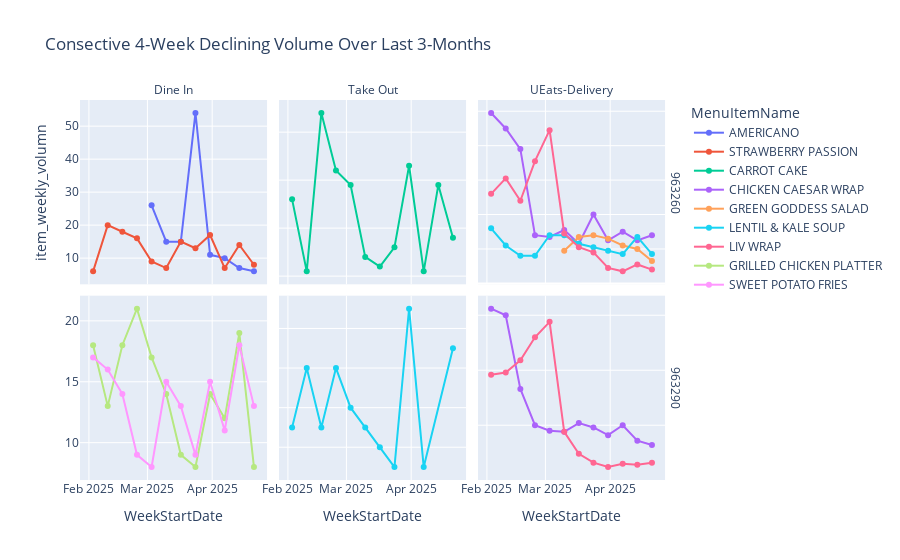

Notebook cell for this chart:
### Code cell
item_volume=items1.groupby(['StoreId',	'OrderType','WeekStartDate','MenuItemName']).sum().reset_index()


# # when we set thrshold >50 only ubereats filters=> the high irder volumn is from ubereats, so we use >0.85 to capture other orderlines
threshold = item_volume['item_weekly_volumn'].quantile(0.75)
# threshold=40
high_volume_items = item_volume[item_volume['item_weekly_volumn'] >= threshold]
print(high_volume_items['item_weekly_volumn'].describe())
high_volume_items.sort_values(by='item_weekly_volumn',ascending=False,inplace=True)
high_volume_items.MenuItemName.nunique()
high_volume_items=high_volume_items[high_volume_items['MenuItemName']!='IMMUNITY SHOT*']
# 4 weeks exective dclined 
import pandas as pd
def show_graph(filtered_df,weeks,months):
    fig = px.line(
        filtered_df,
        x='WeekStartDate',
        y='item_weekly_volumn',
        color='MenuItemName',  # Highlights decline segment vs normal

        facet_col='OrderType',
        facet_row='StoreId',
        markers=True,
        title=f'Consective {weeks}-Week Declining Volume Over Last {months}-Months'
    )

    # Clean subplot labels
    fig.for_each_annotation(lambda a: a.update(text=a.text.split("=")[-1]))
    fig.update_layout(
        annotations=[a for a in fig.layout.annotations if a.text not in ['StoreId', 'OrderType']],
        yaxis_title=None
    )
    fig.update_yaxes(matches=None)
    fig.show()

def x_weeks_consecutive_decline_y_month(df, weeks=4, months=3,show_graphs=True):
    """
    Flags each week's data for menu items that had `weeks` consecutive declines
    in the last `months` months.

    Returns original DataFrame with an added column 'DeclineFlag' = 'decline' or 'normal'
    """

    df = df.copy()
    df['WeekStartDate'] = pd.to_datetime(df['WeekStartDate'])

    # Time window: last Y months excluding the latest week
    max_week = df['WeekStartDate'].max()
    cutoff = max_week - pd.DateOffset(months=months)
    df_recent = df[
        (df['WeekStartDate'] >= cutoff) &
        (df['WeekStartDate'] < max_week)
    ].copy()

    # Sort for reliable comparison
    df_recent = df_recent.sort_values(['StoreId', 'OrderType', 'MenuItemName', 'WeekStartDate'])

    # Initialize flag column
    df_recent['DeclineFlag'] = 'normal'

    # Define logic to find and flag X consecutive declining weeks
    def flag_consecutive_declines(group):
        vols = group['item_weekly_volumn'].values
        flags = ['normal'] * len(vols)
        count = 0

        for i in range(1, len(vols)):
            if vols[i] < vols[i - 1]:
                count += 1
                if count >= weeks:
                    # Mark the last `weeks` rows as 'decline'
                    for j in range(i - weeks + 1, i + 1):
                        flags[j] = 'decline'
            else:
                count = 0

        group['DeclineFlag'] = flags
        return group

    # Apply per item
    flagged_df = df_recent.groupby(['StoreId', 'OrderType', 'MenuItemName'], group_keys=False).apply(flag_consecutive_declines)
    # Filter for rows where is_decline_segment == 'decline'
    decline_rows = flagged_df[flagged_df['DeclineFlag'] == 'decline']

    # Get unique combinations that have any decline
    decline_combinations = decline_rows[['StoreId', 'OrderType', 'MenuItemName']].drop_duplicates()

    # Now filter the original DataFrame to only include those combinations
    filtered_df = flagged_df.merge(decline_combinations, on=['StoreId', 'OrderType', 'MenuItemName'], how='inner')
    
    if show_graphs:
        show_graph(filtered_df,weeks,months)
    
    return filtered_df
weeks=4
months=3
show_graphs=True
filtered_df=x_weeks_consecutive_decline_y_month(high_volume_items, weeks, months,show_graphs)

### Figure 1 — Plotly figure (JSON) as saved in the notebook; plotly's stock layout.template omitted (floating-point values rounded to 4 significant figures)
{"data": [{"hovertemplate": "MenuItemName=AMERICANO<br>StoreId=963260<br>OrderType=Dine In<br>WeekStartDate=%{x}<br>item_weekly_volumn=%{y}<extra></extra>", "legendgroup": "AMERICANO", "line": {"color": "#636efa", "dash": "solid"}, "marker": {"symbol": "circle"}, "mode": "lines+markers", "name": "AMERICANO", "orientation": "v", "showlegend": true, "type": "scatter", "x": ["2025-03-03T00:00:00.000000000", "2025-03-10T00:00:00.000000000", "2025-03-17T00:00:00.000000000", "2025-03-24T00:00:00.000000000", "2025-03-31T00:00:00.000000000", "2025-04-07T00:00:00.000000000", "2025-04-14T00:00:00.000000000", "2025-04-21T00:00:00.000000000"], "xaxis": "x4", "y": [26, 15, 15, 54, 11, 10, 7, 6], "yaxis": "y4"}, {"hovertemplate": "MenuItemName=STRAWBERRY PASSION<br>StoreId=963260<br>OrderType=Dine In<br>WeekStartDate=%{x}<br>item_weekly_volumn=%{y}<extra></extra>", "legendgroup": "STRAWBERRY PASSION", "line": {"color": "#EF553B", "dash": "solid"}, "marker": {"symbol": "circle"}, "mode": "lines+markers", "name": "STRAWBERRY PASSION", "orientation": "v", "showlegend": true, "type": "scatter", "x": ["2025-02-03T00:00:00.000000000", "2025-02-10T00:00:00.000000000", "2025-02-17T00:00:00.000000000", "2025-02-24T00:00:00.000000000", "2025-03-03T00:00:00.000000000", "2025-03-10T00:00:00.000000000", "2025-03-17T00:00:00.000000000", "2025-03-24T00:00:00.000000000", "2025-03-31T00:00:00.000000000", "2025-04-07T00:00:00.000000000", "2025-04-14T00:00:00.000000000", "2025-04-21T00:00:00.000000000"], "xaxis": "x4", "y": [6, 20, 18, 16, 9, 7, 15, 13, 17, 7, 14, 8], "yaxis": "y4"}, {"hovertemplate": "MenuItemName=CARROT CAKE<br>StoreId=963260<br>OrderType=Take Out<br>WeekStartDate=%{x}<br>item_weekly_volumn=%{y}<extra></extra>", "legendgroup": "CARROT CAKE", "line": {"color": "#00cc96", "dash": "solid"}, "marker": {"symbol": "circle"}, "mode": "lines+markers", "name": "CARROT CAKE", "orientation": "v", "showlegend": true, "type": "scatter", "x": ["2025-02-03T00:00:00.000000000", "2025-02-10T00:00:00.000000000", "2025-02-17T00:00:00.000000000", "2025-02-24T00:00:00.000000000", "2025-03-03T00:00:00.000000000", "2025-03-10T00:00:00.000000000", "2025-03-17T00:00:00.000000000", "2025-03-24T00:00:00.000000000", "2025-03-31T00:00:00.000000000", "2025-04-07T00:00:00.000000000", "2025-04-14T00:00:00.000000000", "2025-04-21T00:00:00.000000000"], "xaxis": "x5", "y": [36, 21, 54, 42, 39, 24, 22, 26, 43, 21, 39, 28], "yaxis": "y5"}, {"hovertemplate": "MenuItemName=CHICKEN CAESAR WRAP<br>StoreId=963260<br>OrderType=UEats-Delivery<br>WeekStartDate=%{x}<br>item_weekly_volumn=%{y}<extra></extra>", "legendgroup": "CHICKEN CAESAR WRAP", "line": {"color": "#ab63fa", "dash": "solid"}, "marker": {"symbol": "circle"}, "mode": "lines+markers", "name": "CHICKEN CAESAR WRAP", "orientation": "v", "showlegend": true, "type": "scatter", "x": ["2025-02-03T00:00:00.000000000", "2025-02-10T00:00:00.000000000", "2025-02-17T00:00:00.000000000", "2025-02-24T00:00:00.000000000", "2025-03-03T00:00:00.000000000", "2025-03-10T00:00:00.000000000", "2025-03-17T00:00:00.000000000", "2025-03-24T00:00:00.000000000", "2025-03-31T00:00:00.000000000", "2025-04-07T00:00:00.000000000", "2025-04-14T00:00:00.000000000", "2025-04-21T00:00:00.000000000"], "xaxis": "x6", "y": [99, 90, 78, 28, 27, 31, 23, 40, 25, 30, 25, 28], "yaxis": "y6"}, {"hovertemplate": "MenuItemName=CHICKEN CAESAR WRAP<br>StoreId=963290<br>OrderType=UEats-Delivery<br>WeekStartDate=%{x}<br>item_weekly_volumn=%{y}<extra></extra>", "legendgroup": "CHICKEN CAESAR WRAP", "line": {"color": "#ab63fa", "dash": "solid"}, "marker": {"symbol": "circle"}, "mode": "lines+markers", "name": "CHICKEN CAESAR WRAP", "orientation": "v", "showlegend": false, "type": "scatter", "x": ["2025-02-03T00:00:00.000000000", "2025-02-10T00:00:00.000000000", "2025-02-17T00:00:00.000000000", "2025-02-24T00:00:00.000000000", "2025-03-03T00:00:00.000000000", "2025-03-10T00:00:00.000000000", "2025-03-17T00:00:00.000000000", "2025-03-24T00:00:00.000000000", "2025-03-31T00:00:00.000000000", "2025-04-07T00:00:00.000000000", "2025-04-14T00:00:00.000000000", "2025-04-21T00:00:00.000000000"], "xaxis": "x3", "y": [156, 150, 83, 50, 45, 44, 52, 48, 41, 50, 36, 32], "yaxis": "y3"}, {"hovertemplate": "MenuItemName=GREEN GODDESS SALAD<br>StoreId=963260<br>OrderType=UEats-Delivery<br>WeekStartDate=%{x}<br>item_weekly_volumn=%{y}<extra></extra>", "legendgroup": "GREEN GODDESS SALAD", "line": {"color": "#FFA15A", "dash": "solid"}, "marker": {"symbol": "circle"}, "mode": "lines+markers", "name": "GREEN GODDESS SALAD", "orientation": "v", "showlegend": true, "type": "scatter", "x": ["2025-03-10T00:00:00.000000000", "2025-03-17T00:00:00.000000000", "2025-03-24T00:00:00.000000000", "2025-03-31T00:00:00.000000000", "2025-04-07T00:00:00.000000000", "2025-04-14T00:00:00.000000000", "2025-04-21T00:00:00.000000000"], "xaxis": "x6", "y": [19, 27, 28, 26, 22, 20, 13], "yaxis": "y6"}, {"hovertemplate": "MenuItemName=LENTIL & KALE SOUP<br>StoreId=963260<br>OrderType=UEats-Delivery<br>WeekStartDate=%{x}<br>item_weekly_volumn=%{y}<extra></extra>", "legendgroup": "LENTIL & KALE SOUP", "line": {"color": "#19d3f3", "dash": "solid"}, "marker": {"symbol": "circle"}, "mode": "lines+markers", "name": "LENTIL & KALE SOUP", "orientation": "v", "showlegend": true, "type": "scatter", "x": ["2025-02-03T00:00:00.000000000", "2025-02-10T00:00:00.000000000", "2025-02-17T00:00:00.000000000", "2025-02-24T00:00:00.000000000", "2025-03-03T00:00:00.000000000", "2025-03-10T00:00:00.000000000", "2025-03-17T00:00:00.000000000", "2025-03-24T00:00:00.000000000", "2025-03-31T00:00:00.000000000", "2025-04-07T00:00:00.000000000", "2025-04-14T00:00:00.000000000", "2025-04-21T00:00:00.000000000"], "xaxis": "x6", "y": [32, 22, 16, 16, 28, 28, 23, 21, 19, 17, 27, 17], "yaxis": "y6"}, {"hovertemplate": "MenuItemName=LENTIL & KALE SOUP<br>StoreId=963290<br>OrderType=Take Out<br>WeekStartDate=%{x}<br>item_weekly_volumn=%{y}<extra></extra>", "legendgroup": "LENTIL & KALE SOUP", "line": {"color": "#19d3f3", "dash": "solid"}, "marker": {"symbol": "circle"}, "mode": "lines+markers", "name": "LENTIL & KALE SOUP", "orientation": "v", "showlegend": false, "type": "scatter", "x": ["2025-02-03T00:00:00.000000000", "2025-02-10T00:00:00.000000000", "2025-02-17T00:00:00.000000000", "2025-02-24T00:00:00.000000000", "2025-03-03T00:00:00.000000000", "2025-03-10T00:00:00.000000000", "2025-03-17T00:00:00.000000000", "2025-03-24T00:00:00.000000000", "2025-03-31T00:00:00.000000000", "2025-04-07T00:00:00.000000000", "2025-04-21T00:00:00.000000000"], "xaxis": "x2", "y": [11, 14, 11, 14, 12, 11, 10, 9, 17, 9, 15], "yaxis": "y2"}, {"hovertemplate": "MenuItemName=LIV WRAP<br>StoreId=963260<br>OrderType=UEats-Delivery<br>WeekStartDate=%{x}<br>item_weekly_volumn=%{y}<extra></extra>", "legendgroup": "LIV WRAP", "line": {"color": "#FF6692", "dash": "solid"}, "marker": {"symbol": "circle"}, "mode": "lines+markers", "name": "LIV WRAP", "orientation": "v", "showlegend": true, "type": "scatter", "x": ["2025-02-03T00:00:00.000000000", "2025-02-10T00:00:00.000000000", "2025-02-17T00:00:00.000000000", "2025-02-24T00:00:00.000000000", "2025-03-03T00:00:00.000000000", "2025-03-10T00:00:00.000000000", "2025-03-17T00:00:00.000000000", "2025-03-24T00:00:00.000000000", "2025-03-31T00:00:00.000000000", "2025-04-07T00:00:00.000000000", "2025-04-14T00:00:00.000000000", "2025-04-21T00:00:00.000000000"], "xaxis": "x6", "y": [52, 61, 48, 71, 89, 29, 21, 18, 9, 7, 11, 8], "yaxis": "y6"}, {"hovertemplate": "MenuItemName=LIV WRAP<br>StoreId=963290<br>OrderType=UEats-Delivery<br>WeekStartDate=%{x}<br>item_weekly_volumn=%{y}<extra></extra>", "legendgroup": "LIV WRAP", "line": {"color": "#FF6692", "dash": "solid"}, "marker": {"symbol": "circle"}, "mode": "lines+markers", "name": "LIV WRAP", "orientation": "v", "showlegend": false, "type": "scatter", "x": ["2025-02-03T00:00:00.000000000", "2025-02-10T00:00:00.000000000", "2025-02-17T00:00:00.000000000", "2025-02-24T00:00:00.000000000", "2025-03-03T00:00:00.000000000", "2025-03-10T00:00:00.000000000", "2025-03-17T00:00:00.000000000", "2025-03-24T00:00:00.000000000", "2025-03-31T00:00:00.000000000", "2025-04-07T00:00:00.000000000", "2025-04-14T00:00:00.000000000", "2025-04-21T00:00:00.000000000"], "xaxis": "x3", "y": [96, 98, 109, 130, 144, 44, 24, 16, 12, 15, 14, 16], "yaxis": "y3"}, {"hovertemplate": "MenuItemName=GRILLED CHICKEN PLATTER<br>StoreId=963290<br>OrderType=Dine In<br>WeekStartDate=%{x}<br>item_weekly_volumn=%{y}<extra></extra>", "legendgroup": "GRILLED CHICKEN PLATTER", "line": {"color": "#B6E880", "dash": "solid"}, "marker": {"symbol": "circle"}, "mode": "lines+markers", "name": "GRILLED CHICKEN PLATTER", "orientation": "v", "showlegend": true, "type": "scatter", "x": ["2025-02-03T00:00:00.000000000", "2025-02-10T00:00:00.000000000", "2025-02-17T00:00:00.000000000", "2025-02-24T00:00:00.000000000", "2025-03-03T00:00:00.000000000", "2025-03-10T00:00:00.000000000", "2025-03-17T00:00:00.000000000", "2025-03-24T00:00:00.000000000", "2025-03-31T00:00:00.000000000", "2025-04-07T00:00:00.000000000", "2025-04-14T00:00:00.000000000", "2025-04-21T00:00:00.000000000"], "xaxis": "x", "y": [18, 13, 18, 21, 17, 14, 9, 8, 14, 12, 19, 8], "yaxis": "y"}, {"hovertemplate": "MenuItemName=SWEET POTATO FRIES<br>StoreId=963290<br>OrderType=Dine In<br>WeekStartDate=%{x}<br>item_weekly_volumn=%{y}<extra></extra>", "legendgroup": "SWEET POTATO FRIES", "line": {"color": "#FF97FF", "dash": "solid"}, "marker": {"symbol": "circle"}, "mode": "lines+markers", "name": "SWEET POTATO FRIES", "orientation": "v", "showlegend": true, "type": "scatter", "x": ["2025-02-03T00:00:00.000000000", "2025-02-10T00:00:00.000000000", "2025-02-17T00:00:00.000000000", "2025-02-24T00:00:00.000000000", "2025-03-03T00:00:00.000000000", "2025-03-10T00:00:00.000000000", "2025-03-17T00:00:00.000000000", "2025-03-24T00:00:00.000000000", "2025-03-31T00:00:00.000000000", "2025-04-07T00:00:00.000000000", "2025-04-14T00:00:00.000000000", "2025-04-21T00:00:00.000000000"], "xaxis": "x", "y": [17, 16, 14, 9, 8, 15, 13, 9, 15, 11, 18, 13], "yaxis": "y"}], "layout": {"annotations": [{"font": {}, "showarrow": false, "text": "Dine In", "x": 0.1567, "xanchor": "center", "xref": "paper", "y": 1, "yanchor": "bottom", "yref": "paper"}, {"font": {}, "showarrow": false, "text": "Take Out", "x": 0.49, "xanchor": "center", "xref": "paper", "y": 1, "yanchor": "bottom", "yref": "paper"}, {"font": {}, "showarrow": false, "text": "UEats-Delivery", "x": 0.8233, "xanchor": "center", "xref": "paper", "y": 1, "yanchor": "bottom", "yref": "paper"}, {"font": {}, "showarrow": false, "text": "963290", "textangle": 90, "x": 0.98, "xanchor": "left", "xref": "paper", "y": 0.2425, "yanchor": "middle", "yref": "paper"}, {"font": {}, "showarrow": false, "text": "963260", "textangle": 90, "x": 0.98, "xanchor": "left", "xref": "paper", "y": 0.7575, "yanchor": "middle", "yref": "paper"}], "legend": {"title": {"text": "MenuItemName"}, "tracegroupgap": 0}, "title": {"text": "Consective 4-Week Declining Volume Over Last 3-Months"}, "xaxis": {"anchor": "y", "domain": [0, 0.3133], "title": {"text": "WeekStartDate"}}, "xaxis2": {"anchor": "y2", "domain": [0.3333, 0.6467], "matches": "x", "title": {"text": "WeekStartDate"}}, "xaxis3": {"anchor": "y3", "domain": [0.6667, 0.98], "matches": "x", "title": {"text": "WeekStartDate"}}, "xaxis4": {"anchor": "y4", "domain": [0, 0.3133], "matches": "x", "showticklabels": false}, "xaxis5": {"anchor": "y5", "domain": [0.3333, 0.6467], "matches": "x", "showticklabels": false}, "xaxis6": {"anchor": "y6", "domain": [0.6667, 0.98], "matches": "x", "showticklabels": false}, "yaxis": {"anchor": "x", "domain": [0, 0.485], "title": {}}, "yaxis2": {"anchor": "x2", "domain": [0, 0.485], "showticklabels": false}, "yaxis3": {"anchor": "x3", "domain": [0, 0.485], "showticklabels": false}, "yaxis4": {"anchor": "x4", "domain": [0.515, 1], "title": {"text": "item_weekly_volumn"}}, "yaxis5": {"anchor": "x5", "domain": [0.515, 1], "showticklabels": false}, "yaxis6": {"anchor": "x6", "domain": [0.515, 1], "showticklabels": false}}}
